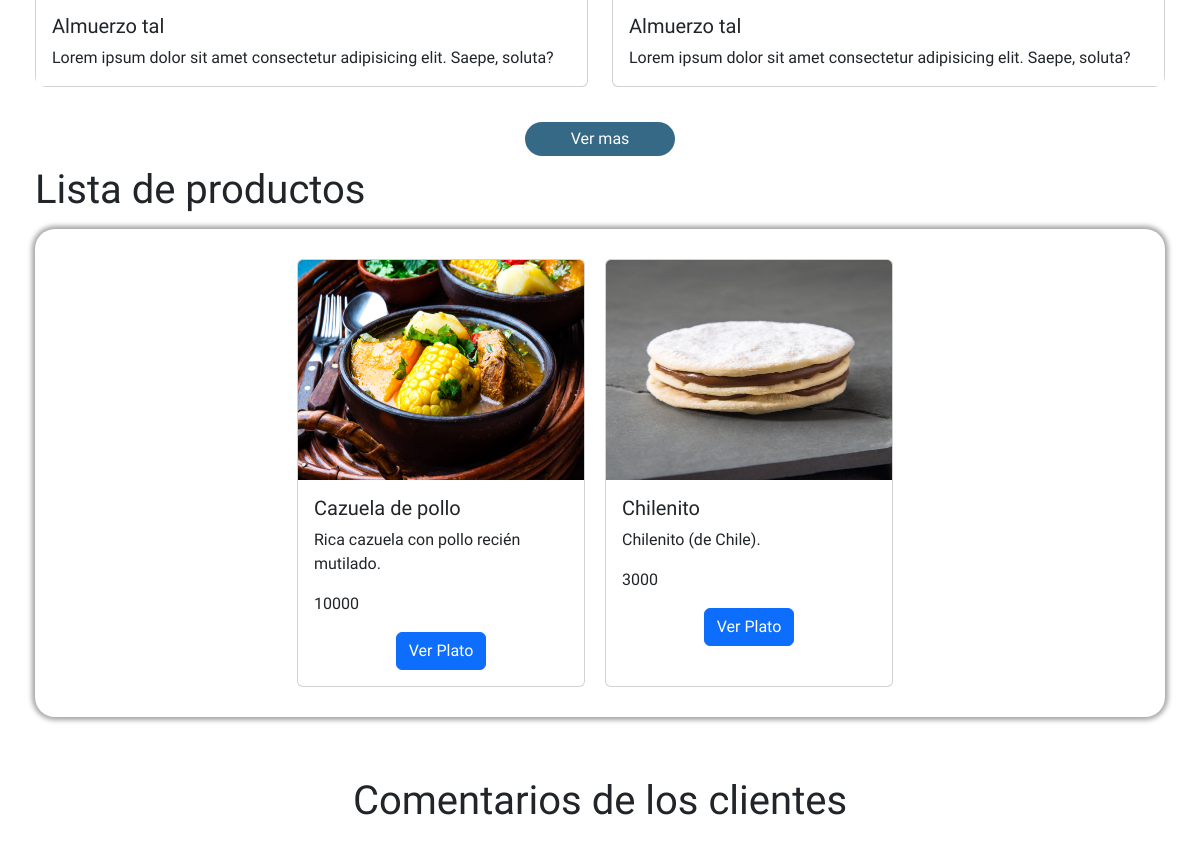
The app's page / (middle part), older data.
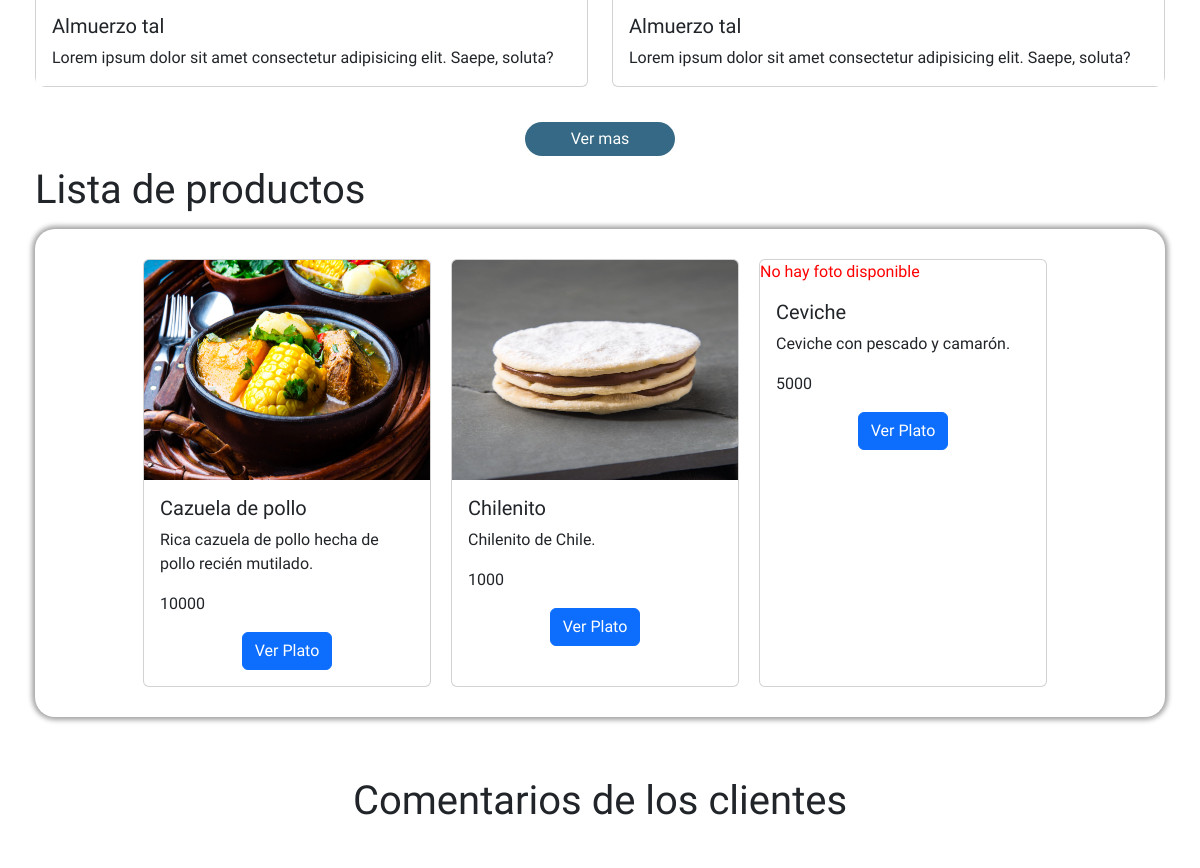
The same page, newer data.
### Alimentos_Santiago/models.py (models this page shows, shortened)
class PlatoProveedor(models.Model):
    id = models.AutoField(primary_key=True)
    proveedor = models.ForeignKey(Proveedor, on_delete=models.CASCADE)
    nombre_plato = models.CharField('Nombre del plato', max_length=100, blank=False, null=False)
    descripcion = models.TextField()
    precio = models.IntegerField('Precio')
    stock = models.IntegerField()
    disponibilidad = models.BooleanField('Disponibilidad', default=True, blank=False, null=False) #mi no entender
    imagen = models.ImageField('Imagen del plato', upload_to='Alimentos_Santiago/media/platos/', blank=True, null=True)
    class Meta:
        verbose_name = 'Plato Proveedor'
        verbose_name_plural = 'Platos Proveedores'
        ordering = ['proveedor', 'nombre_plato']

### Alimentos_Santiago/views.py (the view)
# urls.py: path('', views.inicio, name='inicio'),
def inicio(request):
    perfil = request.session.get('perfil')
    platos = PlatoProveedor.objects.filter(stock__gt=0)
    context = {
        'perfil': perfil,
        'platos': platos,
    }
    return render(request, 'public/inicio.html', context)

### Alimentos_Santiago/context_processor.py (called while the page is built)
def total_carrito(request):
    total = 0
    if request.user.is_authenticated:
        if "carrito" in request.session and request.session["carrito"]:
            for key, value in request.session["carrito"].items():
                total += float(value["acumulado"])
    return {"total_carrito": total}

### Alimentos_Santiago/templates/public/inicio.html (shortened to what this page needs)
{% extends 'base.html' %}
{% load static %}
{% block content %}
  <div class="container" id="CCO">
    <div class="row">
      <div class="col-12 col-sm-12 col-md-12 col-lg-12 col-xl-12">
        <div id="carouselExampleAutoplaying" class="carousel slide" data-bs-ride="carousel">
          <div class="carousel-inner">
            <div class="carousel-item active">
              <div class="row row-cols-1 row-cols-md-2 g-4">
                <div class="col">
                  <div class="card ">
                    <div class="card-body">
                      <h5 class="card-title">Almuerzo tal</h5>
                      <p class="card-text">Lorem ipsum dolor sit amet consectetur adipisicing elit. Saepe, soluta?</p>
                    </div>
                  </div>
                </div>
                <div class="col">
                  <div class="card">
                    <div class="card-body">
                      <h5 class="card-title">Almuerzo tal</h5>
                      <p class="card-text">Lorem ipsum dolor sit amet consectetur adipisicing elit. Saepe, soluta?</p>
                    </div>
                  </div>
                </div>
              </div>
            </div>
          </div>
          <button class="carousel-control-prev" type="button" data-bs-target="#carouselExampleAutoplaying" data-bs-slide="prev">
          </button>
          <button class="carousel-control-next" type="button" data-bs-target="#carouselExampleAutoplaying" data-bs-slide="next">
          </button>
        </div>
      </div>
    </div>
  </div>
  <div class="container" id="CCO">
    <div class="vermas-arriba-circulos">
      <a href="{% url 'menu' %}">
        <button class="btn btn-custom-purple ">Ver mas</button>
      </a>
    </div>
    <div class="row">
      <div class="col-12 " id="OFERTAS">
        <h1>Lista de productos</h1>
        <div class="container cont-cartas ">
          {% for plato in platos %}
          <div class="card" style="width: 18rem;">
            {% if plato.imagen %}
                <img src="{{ plato.imagen.url }}" class="card-img-top producto-imagen" alt="Imagen del plato">
            {% else %}
                <span>No hay foto disponible</span>
            {% endif %}
            <div class="card-body">
              <h5 class="card-title">{{ plato.nombre_plato }}</h5>
              <p class="card-text">{{ plato.descripcion }}</p>
              <p class="card-text">{{ plato.precio }}</p>
              <center><a href="{% url 'detalle_plato' plato.id  %}" class="btn btn-primary">Ver Plato</a></center>
            </div>
          </div>
          <br>
          {% endfor %}
          </div>
        </div>
      </div>
    </div>
  <div class="container" id="CCO">
    <div class="row">
      <div class="col-12 col-sm-12 col-md-12 col-lg-12 col-xl-12">
        <div class="lo-mas-vendido">
          <h1>Comentarios de los clientes</h1>
        </div>
        </div>
      </div>
      </div>
{% endblock %}

Row changes from the older to the newer data that the page shows:
changed PlatoProveedor "Cazuela de pollo": descripcion "Rica cazuela con pollo recién mutilado." → "Rica cazuela de pollo hecha de pollo recién mutilado."
changed PlatoProveedor "Chilenito": descripcion "Chilenito (de Chile)." → "Chilenito de Chile."; precio "3000" → "1000"
added PlatoProveedor: imagen "No hay foto disponible", nombre_plato "Ceviche", descripcion "Ceviche con pescado y camarón.", precio "5000"
